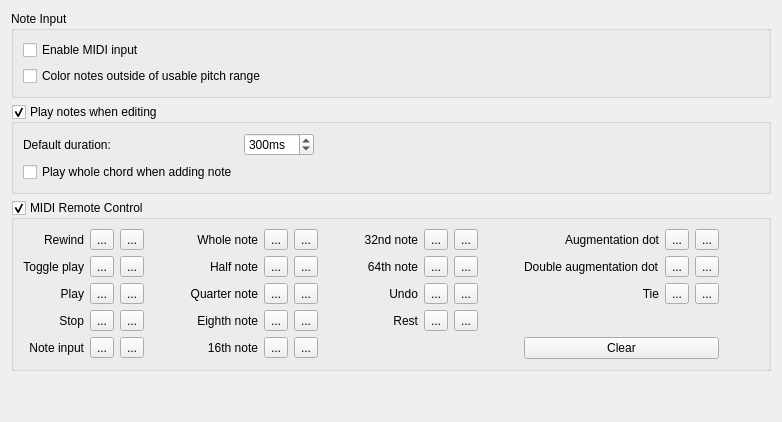
     <widget class="QWidget" name="tabNoteEntry">
      <property name="accessibleName">
       <string>Note Input Tab</string>
      </property>
      <attribute name="title">
       <string>Note Input</string>
      </attribute>
      <layout class="QVBoxLayout" name="verticalLayout_4">
       <item>
        <widget class="QGroupBox" name="groupBox_13">
         <property name="title">
          <string>Note Input</string>
         </property>
         <layout class="QVBoxLayout" name="verticalLayout_2">
          <item>
           <widget class="QCheckBox" name="enableMidiInput">
            <property name="accessibleName">
             <string>Enable MIDI Input</string>
            </property>
            <property name="text">
             <string>Enable MIDI input</string>
            </property>
           </widget>
          </item>
          <item>
           <widget class="QCheckBox" name="warnPitchRange">
            <property name="accessibleName">
             <string>Color notes outside of usable pitch range</string>
            </property>
            <property name="text">
             <string>Color notes outside of usable pitch range</string>
            </property>
           </widget>
          </item>
         </layout>
        </widget>
       </item>
       <item>
        <widget class="QGroupBox" name="playNotes">
         <property name="mouseTracking">
          <bool>true</bool>
         </property>
         <property name="accessibleName">
          <string>Play notes when editing</string>
         </property>
         <property name="title">
          <string>Play notes when editing</string>
         </property>
         <property name="checkable">
          <bool>true</bool>
         </property>
         <property name="checked">
          <bool>true</bool>
         </property>
         <layout class="QGridLayout" name="gridLayout_4">
          <item row="0" column="0">
           <widget class="QLabel" name="label_37">
            <property name="text">
             <string>Default duration:</string>
            </property>
           </widget>
          </item>
          <item row="0" column="1">
           <widget class="QSpinBox" name="defaultPlayDuration">
            <property name="accessibleName">
             <string>Default duration</string>
            </property>
            <property name="suffix">
             <string>ms</string>
            </property>
            <property name="minimum">
             <number>20</number>
            </property>
            <property name="maximum">
             <number>2000</number>
            </property>
            <property name="singleStep">
             <number>100</number>
            </property>
            <property name="value">
             <number>300</number>
            </property>
           </widget>
          </item>
          <item row="1" column="0">
           <widget class="QCheckBox" name="playChordOnAddNote">
            <property name="accessibleName">
             <string>Play whole chord when adding note</string>
            </property>
            <property name="text">
             <string>Play whole chord when adding note</string>
            </property>
           </widget>
          </item>
          <item row="0" column="2">
           <spacer name="horizontalSpacer_2">
            <property name="orientation">
             <enum>Qt::Horizontal</enum>
            </property>
            <property name="sizeHint" stdset="0">
             <size>
              <width>40</width>
              <height>20</height>
             </size>
            </property>
           </spacer>
          </item>
         </layout>
        </widget>
       </item>
       <item>
        <widget class="QGroupBox" name="rcGroup">
         <property name="toolTip">
          <string>Enable MIDI remote control</string>
         </property>
         <property name="accessibleName">
          <string>MIDI remote control</string>
         </property>
         <property name="title">
          <string>MIDI Remote Control</string>
         </property>
         <property name="flat">
          <bool>false</bool>
         </property>
         <property name="checkable">
          <bool>true</bool>
         </property>
         <layout class="QGridLayout">
          <property name="leftMargin">
           <number>9</number>
          </property>
          <property name="topMargin">
           <number>9</number>
          </property>
          <property name="rightMargin">
           <number>9</number>
          </property>
          <property name="bottomMargin">
           <number>9</number>
          </property>
          <property name="spacing">
           <number>6</number>
          </property>
          <item row="0" column="0">
           <widget class="QLabel" name="label_15">
            <property name="text">
             <string>Rewind</string>
            </property>
            <property name="alignment">
             <set>Qt::AlignRight|Qt::AlignTrailing|Qt::AlignVCenter</set>
            </property>
           </widget>
          </item>
          <item row="0" column="1">
           <widget class="Ms::GreendotButton" name="rewindActive">
            <property name="focusPolicy">
             <enum>Qt::StrongFocus</enum>
            </property>
            <property name="toolTip">
             <string>Is active</string>
            </property>
            <property name="accessibleName">
             <string>Rewind is active</string>
            </property>
            <property name="text">
             <string notr="true">...</string>
            </property>
           </widget>
          </item>
          <item row="0" column="2">
           <widget class="Ms::RecordButton" name="recordRewind">
            <property name="focusPolicy">
             <enum>Qt::StrongFocus</enum>
            </property>
            <property name="toolTip">
             <string>Record</string>
            </property>
            <property name="accessibleName">
             <string>Rewind record</string>
            </property>
            <property name="text">
             <string notr="true">...</string>
            </property>
           </widget>
          </item>
          <item row="1" column="0">
           <widget class="QLabel" name="label_20">
            <property name="text">
             <string>Toggle play</string>
            </property>
            <property name="alignment">
             <set>Qt::AlignRight|Qt::AlignTrailing|Qt::AlignVCenter</set>
            </property>
           </widget>
          </item>
          <item row="1" column="1">
           <widget class="Ms::GreendotButton" name="togglePlayActive">
            <property name="focusPolicy">
             <enum>Qt::StrongFocus</enum>
            </property>
            <property name="toolTip">
             <string>Is active</string>
            </property>
            <property name="text">
             <string notr="true">...</string>
            </property>
           </widget>
          </item>
          <item row="1" column="2">
           <widget class="Ms::RecordButton" name="recordTogglePlay">
            <property name="focusPolicy">
             <enum>Qt::StrongFocus</enum>
            </property>
            <property name="toolTip">
             <string>Record</string>
            </property>
            <property name="accessibleName">
             <string>Toggle play record</string>
            </property>
            <property name="text">
             <string notr="true">...</string>
            </property>
           </widget>
          </item>
          <item row="0" column="15">
           <spacer name="horizontalSpacer_10">
            <property name="orientation">
             <enum>Qt::Horizontal</enum>
            </property>
            <property name="sizeHint" stdset="0">
             <size>
              <width>40</width>
              <height>20</height>
             </size>
            </property>
           </spacer>
          </item>
          <item row="0" column="4">
           <widget class="QLabel" name="label_14">
            <property name="text">
             <string>Whole note</string>
            </property>
            <property name="alignment">
             <set>Qt::AlignRight|Qt::AlignTrailing|Qt::AlignVCenter</set>
            </property>
           </widget>
          </item>
          <item row="1" column="4">
           <widget class="QLabel" name="label_16">
            <property name="text">
             <string>Half note</string>
            </property>
            <property name="alignment">
             <set>Qt::AlignRight|Qt::AlignTrailing|Qt::AlignVCenter</set>
            </property>
           </widget>
          </item>
          <item row="0" column="5">
           <widget class="Ms::GreendotButton" name="rca2">
            <property name="focusPolicy">
             <enum>Qt::StrongFocus</enum>
            </property>
            <property name="accessibleName">
             <string>Whole note is active</string>
            </property>
            <property name="text">
             <string notr="true">...</string>
            </property>
           </widget>
          </item>
          <item row="1" column="5">
           <widget class="Ms::GreendotButton" name="rca3">
            <property name="focusPolicy">
             <enum>Qt::StrongFocus</enum>
            </property>
            <property name="accessibleName">
             <string>Half note is active</string>
            </property>
            <property name="text">
             <string notr="true">...</string>
            </property>
           </widget>
          </item>
          <item row="0" column="6">
           <widget class="Ms::RecordButton" name="rcr2">
            <property name="focusPolicy">
             <enum>Qt::StrongFocus</enum>
            </property>
            <property name="accessibleName">
             <string>Whole note record</string>
            </property>
            <property name="text">
             <string notr="true">...</string>
            </property>
           </widget>
          </item>
          <item row="1" column="6">
           <widget class="Ms::RecordButton" name="rcr3">
            <property name="focusPolicy">
             <enum>Qt::StrongFocus</enum>
            </property>
            <property name="accessibleName">
             <string>Half note record</string>
            </property>
            <property name="text">
             <string notr="true">...</string>
            </property>
           </widget>
          </item>
          <item row="2" column="4">
           <widget class="QLabel" name="label_39">
            <property name="text">
             <string>Quarter note</string>
            </property>
            <property name="alignment">
             <set>Qt::AlignRight|Qt::AlignTrailing|Qt::AlignVCenter</set>
            </property>
           </widget>
          </item>
          <item row="3" column="4">
           <widget class="QLabel" name="label_40">
            <property name="text">
             <string>Eighth note</string>
            </property>
            <property name="alignment">
             <set>Qt::AlignRight|Qt::AlignTrailing|Qt::AlignVCenter</set>
            </property>
           </widget>
          </item>
          <item row="3" column="8">
           <widget class="QLabel" name="label_44">
            <property name="text">
             <string>Rest</string>
            </property>
            <property name="alignment">
             <set>Qt::AlignRight|Qt::AlignTrailing|Qt::AlignVCenter</set>
            </property>
           </widget>
          </item>
          <item row="3" column="9">
           <widget class="Ms::GreendotButton" name="rca9">
            <property name="focusPolicy">
             <enum>Qt::StrongFocus</enum>
            </property>
            <property name="accessibleName">
             <string>Rest is active</string>
            </property>
            <property name="text">
             <string notr="true">...</string>
            </property>
           </widget>
          </item>
          <item row="2" column="5">
           <widget class="Ms::GreendotButton" name="rca4">
            <property name="focusPolicy">
             <enum>Qt::StrongFocus</enum>
            </property>
            <property name="accessibleName">
             <string>Quarter note is active</string>
            </property>
            <property name="text">
             <string notr="true">...</string>
            </property>
           </widget>
          </item>
          <item row="2" column="6">
           <widget class="Ms::RecordButton" name="rcr4">
            <property name="focusPolicy">
             <enum>Qt::StrongFocus</enum>
            </property>
            <property name="accessibleName">
             <string>Quarter note record</string>
            </property>
            <property name="text">
             <string notr="true">...</string>
            </property>
           </widget>
          </item>
          <item row="3" column="5">
           <widget class="Ms::GreendotButton" name="rca5">
            <property name="focusPolicy">
             <enum>Qt::StrongFocus</enum>
            </property>
            <property name="accessibleName">
             <string>Eighth note is active</string>
            </property>
            <property name="text">
             <string notr="true">...</string>
            </property>
           </widget>
          </item>
          <item row="3" column="6">
           <widget class="Ms::RecordButton" name="rcr5">
            <property name="focusPolicy">
             <enum>Qt::StrongFocus</enum>
            </property>
            <property name="accessibleName">
             <string>Eighth note record</string>
            </property>
            <property name="text">
             <string notr="true">...</string>
            </property>
           </widget>
          </item>
          <item row="0" column="12">
           <widget class="QLabel" name="label_45">
            <property name="text">
             <string>Augmentation dot</string>
            </property>
            <property name="alignment">
             <set>Qt::AlignRight|Qt::AlignTrailing|Qt::AlignVCenter</set>
            </property>
           </widget>
          </item>
          <item row="1" column="12">
           <widget class="QLabel" name="label_46">
            <property name="text">
             <string>Double augmentation dot</string>
            </property>
           </widget>
          </item>
          <item row="2" column="12">
           <widget class="QLabel" name="label_47">
            <property name="text">
             <string>Tie</string>
            </property>
            <property name="alignment">
             <set>Qt::AlignRight|Qt::AlignTrailing|Qt::AlignVCenter</set>
            </property>
           </widget>
          </item>
          <item row="0" column="13">
           <widget class="Ms::GreendotButton" name="rca10">
            <property name="focusPolicy">
             <enum>Qt::StrongFocus</enum>
            </property>
            <property name="accessibleName">
             <string>Augmentation dot is active</string>
            </property>
            <property name="text">
             <string notr="true">...</string>
            </property>
           </widget>
          </item>
          <item row="0" column="14">
           <widget class="Ms::RecordButton" name="rcr10">
            <property name="focusPolicy">
             <enum>Qt::StrongFocus</enum>
            </property>
            <property name="accessibleName">
             <string>Augmentation dot record</string>
            </property>
            <property name="text">
             <string notr="true">...</string>
            </property>
           </widget>
          </item>
          <item row="1" column="13">
           <widget class="Ms::GreendotButton" name="rca11">
            <property name="focusPolicy">
             <enum>Qt::StrongFocus</enum>
            </property>
            <property name="accessibleName">
             <string>Double augmentation dot is active</string>
            </property>
            <property name="text">
             <string notr="true">...</string>
            </property>
           </widget>
          </item>
          <item row="1" column="14">
           <widget class="Ms::RecordButton" name="rcr11">
            <property name="focusPolicy">
             <enum>Qt::StrongFocus</enum>
            </property>
            <property name="accessibleName">
             <string>Double augmentation dot record</string>
            </property>
            <property name="text">
             <string notr="true">...</string>
            </property>
           </widget>
          </item>
          <item row="2" column="13">
           <widget class="Ms::GreendotButton" name="rca12">
            <property name="focusPolicy">
             <enum>Qt::StrongFocus</enum>
            </property>
            <property name="accessibleName">
             <string>Tie is active</string>
            </property>
            <property name="text">
             <string notr="true">...</string>
            </property>
           </widget>
          </item>
          <item row="2" column="14">
           <widget class="Ms::RecordButton" name="rcr12">
            <property name="focusPolicy">
             <enum>Qt::StrongFocus</enum>
            </property>
            <property name="accessibleName">
             <string>Tie record</string>
            </property>
            <property name="text">
             <string notr="true">...</string>
            </property>
           </widget>
          </item>
          <item row="3" column="10">
           <widget class="Ms::RecordButton" name="rcr9">
            <property name="focusPolicy">
             <enum>Qt::StrongFocus</enum>
            </property>
            <property name="accessibleName">
             <string>Rest record</string>
            </property>
            <property name="text">
             <string notr="true">...</string>
            </property>
           </widget>
          </item>
          <item row="0" column="3">
           <spacer name="horizontalSpacer_11">
            <property name="orientation">
             <enum>Qt::Horizontal</enum>
            </property>
            <property name="sizeHint" stdset="0">
             <size>
              <width>40</width>
              <height>20</height>
             </size>
            </property>
           </spacer>
          </item>
          <item row="0" column="7">
           <spacer name="horizontalSpacer_12">
            <property name="orientation">
             <enum>Qt::Horizontal</enum>
            </property>
            <property name="sizeHint" stdset="0">
             <size>
              <width>40</width>
              <height>20</height>
             </size>
            </property>
           </spacer>
          </item>
          <item row="0" column="11">
           <spacer name="horizontalSpacer_13">
            <property name="orientation">
             <enum>Qt::Horizontal</enum>
            </property>
            <property name="sizeHint" stdset="0">
             <size>
              <width>40</width>
              <height>20</height>
             </size>
            </property>
           </spacer>
          </item>
          <item row="2" column="0">
           <widget class="QLabel" name="label_50">
            <property name="text">
             <string>Play</string>
            </property>
            <property name="alignment">
             <set>Qt::AlignRight|Qt::AlignTrailing|Qt::AlignVCenter</set>
            </property>
           </widget>
          </item>
          <item row="3" column="0">
           <widget class="QLabel" name="label_51">
            <property name="text">
             <string>Stop</string>
            </property>
            <property name="alignment">
             <set>Qt::AlignRight|Qt::AlignTrailing|Qt::AlignVCenter</set>
            </property>
           </widget>
          </item>
          <item row="2" column="1">
           <widget class="Ms::GreendotButton" name="playActive">
            <property name="focusPolicy">
             <enum>Qt::StrongFocus</enum>
            </property>
            <property name="toolTip">
             <string>Is active</string>
            </property>
            <property name="accessibleName">
             <string>Play is active</string>
            </property>
            <property name="text">
             <string notr="true">...</string>
            </property>
           </widget>
          </item>
          <item row="3" column="1">
           <widget class="Ms::GreendotButton" name="stopActive">
            <property name="focusPolicy">
             <enum>Qt::StrongFocus</enum>
            </property>
            <property name="toolTip">
             <string>Is active</string>
            </property>
            <property name="accessibleName">
             <string>Stop is active</string>
            </property>
            <property name="text">
             <string notr="true">...</string>
            </property>
           </widget>
          </item>
          <item row="2" column="2">
           <widget class="Ms::RecordButton" name="recordPlay">
            <property name="focusPolicy">
             <enum>Qt::StrongFocus</enum>
            </property>
            <property name="toolTip">
             <string>Record</string>
            </property>
            <property name="accessibleName">
             <string>Play record</string>
            </property>
            <property name="text">
             <string notr="true">...</string>
            </property>
           </widget>
          </item>
          <item row="3" column="2">
           <widget class="Ms::RecordButton" name="recordStop">
            <property name="focusPolicy">
             <enum>Qt::StrongFocus</enum>
            </property>
            <property name="toolTip">
             <string>Record</string>
            </property>
            <property name="accessibleName">
             <string>Stop record</string>
            </property>
            <property name="text">
             <string notr="true">...</string>
            </property>
           </widget>
          </item>
          <item row="4" column="0">
           <widget class="QLabel" name="label_52">
            <property name="text">
             <string>Note input</string>
            </property>
            <property name="alignment">
             <set>Qt::AlignRight|Qt::AlignTrailing|Qt::AlignVCenter</set>
            </property>
           </widget>
          </item>
          <item row="4" column="1">
           <widget class="Ms::GreendotButton" name="editModeActive">
            <property name="focusPolicy">
             <enum>Qt::StrongFocus</enum>
            </property>
            <property name="toolTip">
             <string>Is active</string>
            </property>
            <property name="accessibleName">
             <string>Note input is active</string>
            </property>
            <property name="text">
             <string notr="true">...</string>
            </property>
           </widget>
          </item>
          <item row="4" column="2">
           <widget class="Ms::RecordButton" name="recordEditMode">
            <property name="focusPolicy">
             <enum>Qt::StrongFocus</enum>
            </property>
            <property name="toolTip">
             <string>Record</string>
            </property>
            <property name="accessibleName">
             <string>Note input record</string>
            </property>
            <property name="text">
             <string notr="true">...</string>
            </property>
           </widget>
          </item>
          <item row="4" column="4">
           <widget class="QLabel" name="label_41">
            <property name="text">
             <string>16th note</string>
            </property>
            <property name="alignment">
             <set>Qt::AlignRight|Qt::AlignTrailing|Qt::AlignVCenter</set>
            </property>
           </widget>
          </item>
          <item row="4" column="5">
           <widget class="Ms::GreendotButton" name="rca6">
            <property name="focusPolicy">
             <enum>Qt::StrongFocus</enum>
            </property>
            <property name="accessibleName">
             <string>16th note is active</string>
            </property>
            <property name="text">
             <string notr="true">...</string>
            </property>
           </widget>
          </item>
          <item row="4" column="6">
           <widget class="Ms::RecordButton" name="rcr6">
            <property name="focusPolicy">
             <enum>Qt::StrongFocus</enum>
            </property>
            <property name="accessibleName">
             <string>16th note record</string>
            </property>
            <property name="text">
             <string notr="true">...</string>
            </property>
           </widget>
          </item>
          <item row="0" column="9">
           <widget class="Ms::GreendotButton" name="rca7">
            <property name="focusPolicy">
             <enum>Qt::StrongFocus</enum>
            </property>
            <property name="accessibleName">
             <string>32nd note is active</string>
            </property>
            <property name="text">
             <string notr="true">...</string>
            </property>
           </widget>
          </item>
          <item row="0" column="10">
           <widget class="Ms::RecordButton" name="rcr7">
            <property name="focusPolicy">
             <enum>Qt::StrongFocus</enum>
            </property>
            <property name="accessibleName">
             <string>32nd note record</string>
            </property>
            <property name="text">
             <string notr="true">...</string>
            </property>
           </widget>
          </item>
          <item row="0" column="8">
           <widget class="QLabel" name="label_42">
            <property name="text">
             <string>32nd note</string>
            </property>
            <property name="alignment">
             <set>Qt::AlignRight|Qt::AlignTrailing|Qt::AlignVCenter</set>
            </property>
           </widget>
          </item>
          <item row="1" column="8">
           <widget class="QLabel" name="label_43">
            <property name="text">
             <string>64th note</string>
            </property>
            <property name="alignment">
             <set>Qt::AlignRight|Qt::AlignTrailing|Qt::AlignVCenter</set>
            </property>
           </widget>
          </item>
          <item row="1" column="9">
           <widget class="Ms::GreendotButton" name="rca8">
            <property name="focusPolicy">
             <enum>Qt::StrongFocus</enum>
            </property>
            <property name="accessibleName">
             <string>64th note is active</string>
            </property>
            <property name="text">
             <string notr="true">...</string>
            </property>
           </widget>
          </item>
          <item row="1" column="10">
           <widget class="Ms::RecordButton" name="rcr8">
            <property name="focusPolicy">
             <enum>Qt::StrongFocus</enum>
            </property>
            <property name="accessibleName">
             <string>64th note record</string>
            </property>
            <property name="text">
             <string notr="true">...</string>
            </property>
           </widget>
          </item>
          <item row="2" column="9">
           <widget class="Ms::GreendotButton" name="recordUndoActive">
            <property name="focusPolicy">
             <enum>Qt::StrongFocus</enum>
            </property>
            <property name="accessibleName">
             <string>Undo is active</string>
            </property>
            <property name="text">
             <string notr="true">...</string>
            </property>
           </widget>
          </item>
          <item row="2" column="10">
           <widget class="Ms::RecordButton" name="recordUndo">
            <property name="focusPolicy">
             <enum>Qt::StrongFocus</enum>
            </property>
            <property name="accessibleName">
             <string>Undo record</string>
            </property>
            <property name="text">
             <string notr="true">...</string>
            </property>
           </widget>
          </item>
          <item row="2" column="8">
           <widget class="QLabel" name="label_53">
            <property name="text">
             <string>Undo</string>
            </property>
            <property name="alignment">
             <set>Qt::AlignRight|Qt::AlignTrailing|Qt::AlignVCenter</set>
            </property>
           </widget>
          </item>
          <item row="4" column="12" colspan="3">
           <widget class="QPushButton" name="midiRemoteControlClear">
            <property name="accessibleName">
             <string>Clear</string>
            </property>
            <property name="text">
             <string>Clear</string>
            </property>
           </widget>
          </item>
         </layout>
        </widget>
       </item>
       <item>
        <spacer>
         <property name="orientation">
          <enum>Qt::Vertical</enum>
         </property>
         <property name="sizeHint" stdset="0">
          <size>
           <width>20</width>
           <height>40</height>
          </size>
         </property>
        </spacer>
       </item>
      </layout>
     </widget>
